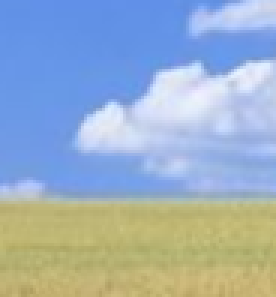
#> input picture mlpy/机器学习实践指南代码及资源/程序/he.png, 92 x 99 px (shown 3 times larger)
$ python 4-9.py   (Python 2 division)
#> lines starting #> are read from the running program, lines starting #| are printed output that depends on the picture
#!/usr/bin/env python
#-*- coding: utf-8 -*-
#code:myhaspl@qq.com
#4-9.py
import cv2
import numpy as np


fn1="he.png"
fn2="pictestt1.png"
if __name__ == '__main__':
    print 'http://blog.csdn.net/myhaspl'
    print 'myhaspl@qq.com'
    print

    print 'working',
    myimg1 = cv2.imread(fn1)
#> myimg1 is the input picture: shape (99, 92, 3); mean B, G, R 194.4, 175, 155.6
    myimg2 = cv2.imread(fn2)
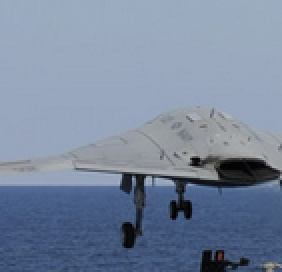
#> input picture mlpy/机器学习实践指南代码及资源/程序/pictestt1.png, 141 x 136 px (shown 2 times larger)
#> myimg2 is the input picture: shape (136, 141, 3); mean B, G, R 158, 135.2, 120.6
    w=myimg1.shape[1]
#> w = 92
    h=myimg1.shape[0]
#> h = 99
    sz1=w
#> sz1 = 92
    sz0=h
#> sz0 = 99

    #每个像素为2个像素的平均值
    for y in xrange(0,sz0):
        for x in xrange(0,sz1):
            myimg2[y,x,:]=myimg1[y,x,:]*0.5+myimg2[y,x,:]*0.5

            print '.',
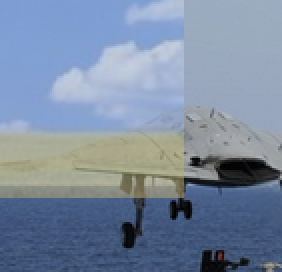
#> myimg2: shape (136, 141, 3) (shown 2 times larger); mean B, G, R 161.5, 138.9, 122.9


    cv2.namedWindow('img2')
    cv2.imshow('img2', myimg2)
    cv2.waitKey()
    cv2.destroyAllWindows()
